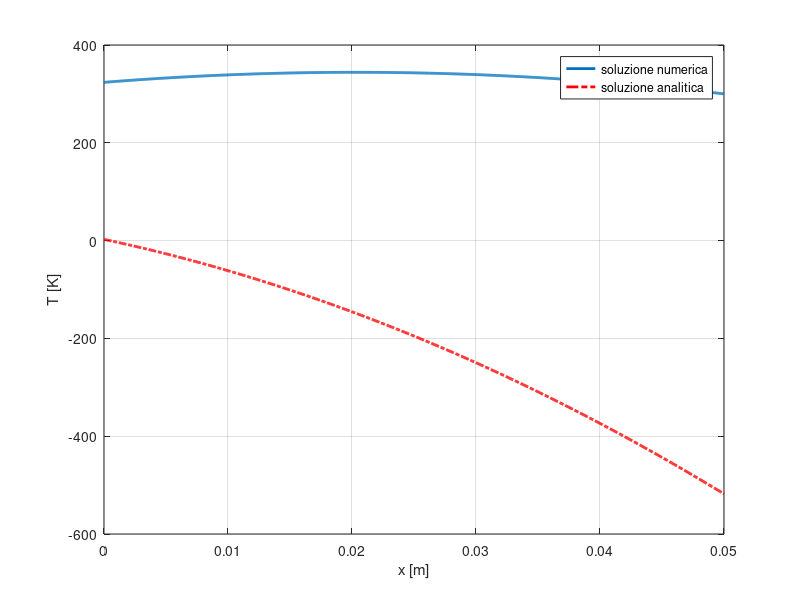

Recreate this plot in MATLAB.
clc; clear; close all;

%% assegno i dati
delta = 50e-3; %m
kk = 5; %W/mK
qvol = 5e5; %W/m^3
T0 = 300; %K
Tf = 273; %K
hh = 100; %W/m^2K

%% creazione griglia
dx = 5e-5;
xx = (0:dx:delta)';
nn = length(xx);

%% assembraggio matrice AA
sub_diag = ones(nn,1);
principale = -2*ones(nn,1);
super_diag = ones(nn,1);
BB = [sub_diag principale super_diag];

AA = spdiags(BB, -1:1, nn, nn);

%% assembraggio vettore bb
bb = -qvol*ones(nn,1)*dx^2/kk;

%% coco
AA(1,1) = -1-2*hh*dx/kk; AA(1,2) = 1; bb(1) = -hh*Tf*dx*2/kk; % robin 
AA(end,end-1) = 0; AA(end, end) = 1; bb(end) = T0; % dirichlet

%% soluzione numerica
TT = AA\bb;

%% soluzione analitica
C2 = (T0+qvol*delta^2/2/kk+hh*Tf/kk*delta)/(1+hh*Tf/kk*delta);
C1 = hh*(Tf-C2)/-kk;
Tan = @(x) -qvol/kk*x.^2+C1*x+C2;

%% plotto
plot(xx, TT, 'linewidth', 2)
hold on
plot(xx, Tan(xx), 'r-.', 'linewidth', 2)
legend('soluzione numerica', 'soluzione analitica')
grid on
xlabel('x [m]')
ylabel('T [K]')
